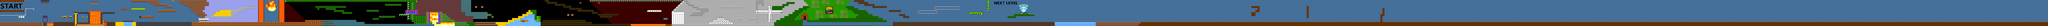

This game map was drawn from its Tiled (.tmx) file and the tilesets committed beside it. A one-line description and the trimmed map source follow:
An orthogonal 1000x13 tile map with 16x16 px tiles, 2 tile layers (Background Color, Graphic Layer) and 578 objects.

<map version="1.2" tiledversion="1.3.2" orientation="orthogonal" renderorder="right-down" compressionlevel="0" width="1000" height="13" tilewidth="16" tileheight="16" infinite="0" nextlayerid="21" nextobjectid="1807">
 <tileset firstgid="1" name="tileset_gutter" tilewidth="16" tileheight="16" spacing="2" margin="1" tilecount="2585" columns="55">
  <image source="tileset_gutter.png" width="999" height="848" />
  <tile id="0">
   <properties>
    <property name="blocked" value="" />
   </properties>
  </tile>
  <tile id="1">
   <properties>
    <property name="blocked" value="" />
    <property name="smashable" value="" />
   </properties>
  </tile>
  <tile id="2">
   <properties>
    <property name="blocked" value="" />
    <property name="smashable" value="" />
   </properties>
  </tile>
  <tile id="24">
   <properties>
    <property name="blocked" value="" />
    <property name="coinblock" value="" />
   </properties>
  </tile>
  <tile id="25">
   <properties>
    <property name="blocked" value="" />
   </properties>
  </tile>
  <tile id="26">
   <properties>
    <property name="blocked" value="" />
   </properties>
  </tile>
  <tile id="289">
   <properties>
    <property name="blocked" value="" />
   </properties>
  </tile>
  <tile id="290">
   <properties>
    <property name="blocked" value="" />
   </properties>
  </tile>
  <tile id="291">
   <properties>
    <property name="blocked" value="" />
   </properties>
  </tile>
  <tile id="292">
   <properties>
    <property name="blocked" value="" />
   </properties>
  </tile>
  <tile id="293">
   <properties>
    <property name="blocked" value="" />
   </properties>
  </tile>
  <tile id="330">
   <properties>
    <property name="blocked" value="" />
   </properties>
  </tile>
  <tile id="331">
   <properties>
    <property name="blocked" value="" />
   </properties>
  </tile>
  <tile id="360">
   <properties>
    <property name="blocked" value="" />
   </properties>
  </tile>
  <tile id="361">
   <properties>
    <property name="blocked" value="" />
   </properties>
  </tile>
  <tile id="398">
   <properties>
    <property name="blocked" value="" />
   </properties>
  </tile>
  <tile id="399">
   <properties>
    <property name="blocked" value="" />
   </properties>
  </tile>
 </tileset>
 <layer id="1" name="Background Color" width="1000" height="13" opacity="0.6">
  <data>[13000 cells, 12996 non-empty, 1 distinct tile ids]</data>
 </layer>
 <layer id="2" name="Graphic Layer" width="1000" height="13">
  <data>[13000 cells, 5982 non-empty, 321 distinct tile ids]</data>
 </layer>
 <objectgroup id="3" name="Ground">
  <object id="159" x="320" y="0" width="64" height="32" />
  <object id="210" x="1504" y="176" width="544" height="32" />
  <object id="252" x="2048" y="208" width="512" />
  <object id="314" x="1664" y="112" width="160" height="16" />
  <object id="315" x="1680" y="96" width="176" height="16" />
  <object id="316" x="1712" y="80" width="176" height="16" />
  <object id="318" x="1872" y="64" width="48" height="16" />
  <object id="319" x="1904" y="48" width="32" height="16" />
  <object id="320" x="2464" y="48" width="240" height="16" />
  <object id="368" x="3264" y="128" width="64" height="16" />
  <object id="371" x="3456" y="112" width="32" height="96" />
  <object id="373" x="3488" y="128" width="16" height="80" />
  <object id="374" x="3504" y="144" width="16" height="64" />
  <object id="375" x="3520" y="160" width="32" height="48" />
  <object id="376" x="3552" y="176" width="400" height="32" />
  <object id="409" x="4176" y="144" width="16" height="16" />
  <object id="411" x="4128" y="80" width="64" height="16" />
  <object id="412" x="4176" y="128" width="16" height="48" />
  <object id="413" x="4224" y="128" height="48" />
  <object id="414" x="4224" y="176" width="16" height="16" />
  <object id="415" x="4240" y="160" width="336" height="48" />
  <object id="416" x="4576" y="176" width="48" height="32" />
  <object id="419" x="4256" y="0" width="32" height="16" />
  <object id="421" x="4336" y="32" width="80" height="16" />
  <object id="422" x="4400" y="48" width="64" height="16" />
  <object id="423" x="4448" y="64" width="96" height="16" />
  <object id="424" x="4512" y="80" width="128" height="16" />
  <object id="425" x="4624" y="96" width="48" height="16" />
  <object id="426" x="4672" y="112" width="32" height="16" />
  <object id="427" x="4688" y="128" width="48" height="16" />
  <object id="428" x="4704" y="112" width="32" height="16" />
  <object id="446" x="3952" y="208" width="320" />
  <object id="459" x="4416" y="-160" width="576" height="112" />
  <object id="486" x="336" y="128" width="32" height="48" />
  <object id="591" x="416" y="176" width="192" height="32" />
  <object id="594" x="704" y="176" width="96" height="16" />
  <object id="595" x="688" y="176" width="16" height="16" />
  <object id="598" x="704" y="16" width="63.6667" height="8" />
  <object id="645" x="2048" y="176" width="512" height="32" />
  <object id="646" x="2384" y="160" width="176" height="16" />
  <object id="647" x="1936" y="48" width="80" height="16" />
  <object id="955" x="4928" y="192" width="272" height="16" />
  <object id="1177" x="4736" y="112" width="96" height="16" />
  <object id="1178" x="4736" y="128" width="48" height="16" />
  <object id="1179" x="0" y="80" width="192" height="16" />
  <object id="1183" x="1.33333" y="123.667" width="197.333" />
  <object id="1184" x="201.667" y="68.6667" width="59" />
  <object id="1244" x="2912" y="144" width="48" height="16" />
  <object id="1245" x="2960" y="128" width="128" height="16" />
  <object id="1248" x="3008" y="32" width="128" height="16" />
  <object id="1249" x="2720" y="0" width="544" height="16" />
  <object id="1250" x="2224" y="16" width="496" />
  <object id="1436" x="0" y="176" width="336" />
  <object id="1499" x="832" y="176" width="496" />
  <object id="1500" x="1328" y="176" width="176" />
  <object id="1501" x="2560" y="160" width="224" height="48" />
  <object id="1502" x="2784" y="176" width="64" height="32" />
  <object id="1505" x="2848" y="192" width="480" height="16" />
  <object id="1506" x="3696" y="96" width="112" height="48" />
  <object id="1507" x="4624" y="192" width="304" height="16" />
  <object id="1509" x="5056" y="80" width="112" height="16" />
  <object id="1510" x="5184" y="144" width="32" height="16" />
  <object id="1511" x="5248" y="192" width="96" height="16" />
  <object id="1514" x="5344" y="192" width="704" height="16" />
  <object id="1515" x="5536" y="176" width="192" height="16" />
  <object id="1516" x="5568" y="160" width="128" height="16" />
  <object id="1517" x="5600" y="144" width="64" height="16" />
  <object id="1535" x="5904" y="0" width="16" height="64" />
  <object id="1536" x="6032" y="48" width="80" height="32" />
  <object id="1537" x="5920" y="112" width="80" />
  </objectgroup>
 <objectgroup id="4" name="Pipes">
  <!-- 460 objects omitted --></objectgroup>
 <objectgroup id="5" name="Coins">
  <!-- 372 objects omitted --></objectgroup>
 <objectgroup id="6" name="Bricks">
  <!-- 315 objects omitted --></objectgroup>
 <objectgroup id="7" name="Goombas">
  <!-- 202 objects omitted --></objectgroup>
 <objectgroup id="8" name="Turtles">
  <!-- 181 objects omitted --></objectgroup>
 <objectgroup id="9" name="Dogs">
  <!-- 179 objects omitted --></objectgroup>
 <objectgroup id="14" name="pain">
  <!-- 167 objects omitted --></objectgroup>
 <objectgroup id="16" name="Trampoline">
  <!-- 65 objects omitted --></objectgroup>
 <objectgroup id="17" name="FireRain">
  <!-- 62 objects omitted --></objectgroup>
 <objectgroup id="18" name="MonsterMouths">
  <!-- 6 objects omitted --></objectgroup>
 <objectgroup id="19" name="Raft">
  <!-- 3 objects omitted --></objectgroup>
 <objectgroup id="20" name="Par">
  <!-- 2 objects omitted --></objectgroup>
</map>
<!-- 508 of 578 objects omitted -->